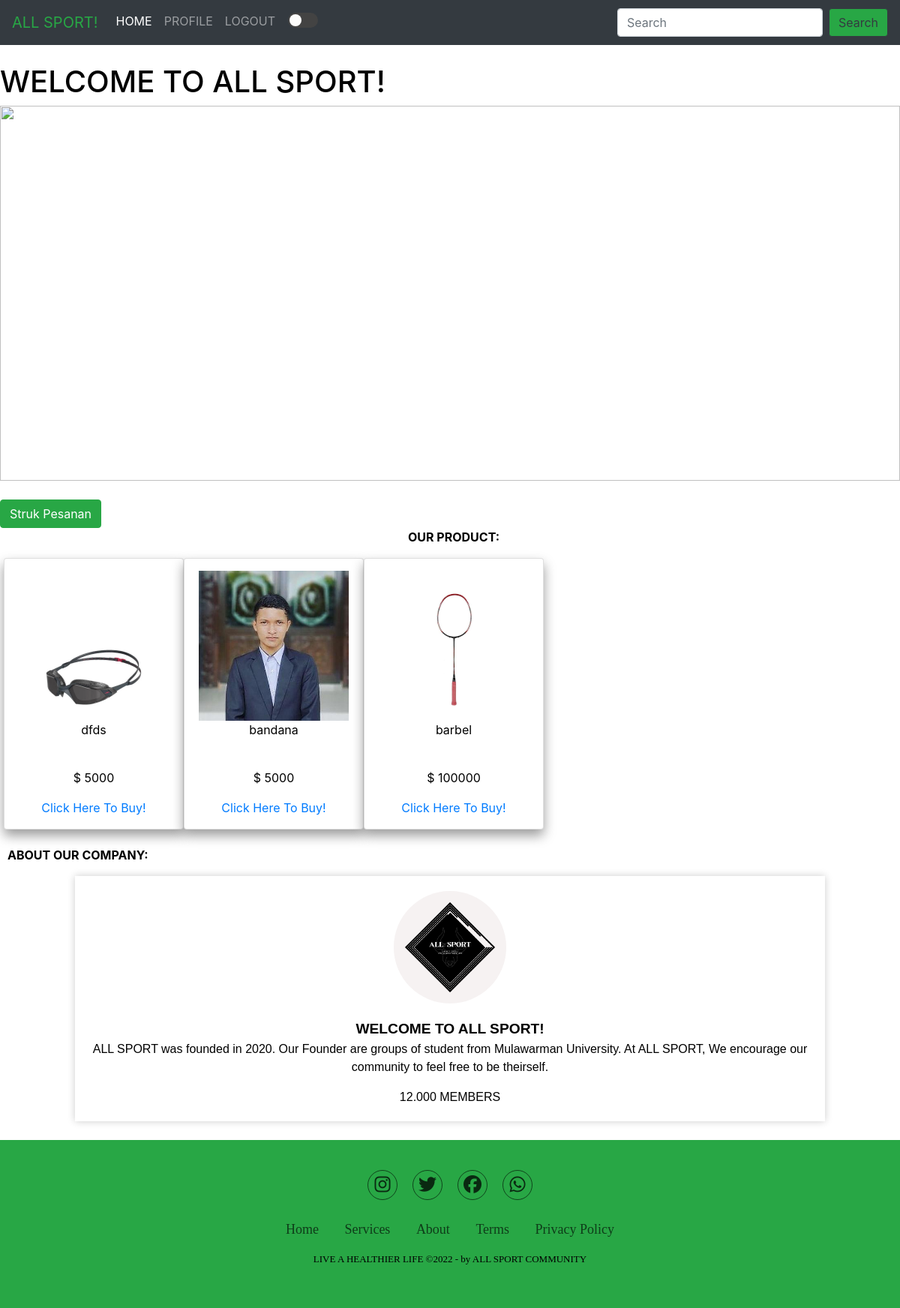
Before: /home_pembeli.php (signed in) with the older database file.
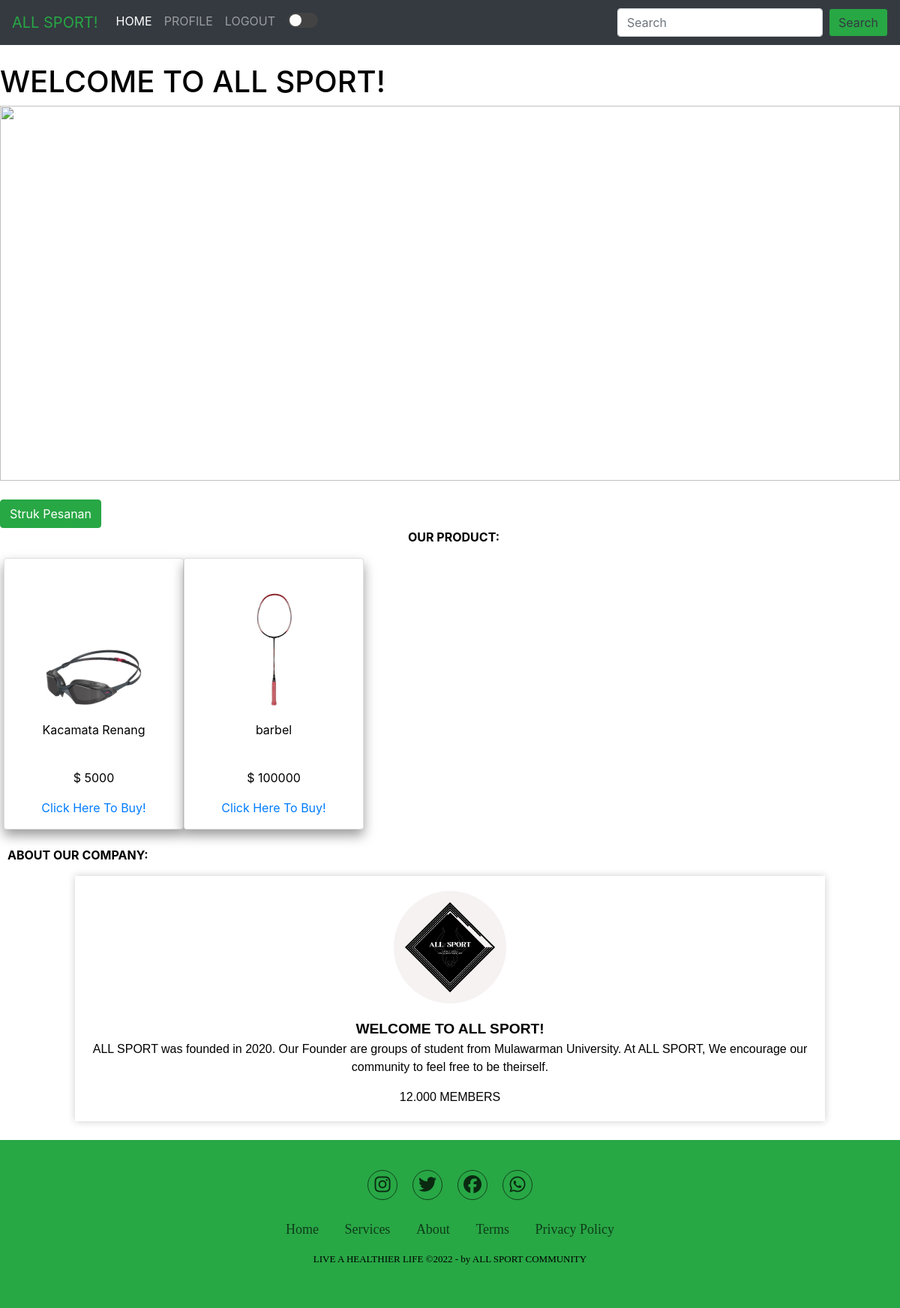
After: the same page with the newer database file.
### tables this page shows
CREATE TABLE `goods` (
  `id_barang` int(5) NOT NULL,
  `nama_barang` varchar(30) NOT NULL,
  `jenis_barang` varchar(30) NOT NULL,
  `stok_barang` int(5) NOT NULL,
  `status_barang` enum('ready','tidak') DEFAULT NULL,
  `harga_barang` int(20) NOT NULL,
  `gambar` varchar(100) NOT NULL,
  `tanggal` datetime NOT NULL
);

### home_pembeli.php (the view, shortened to what this page needs)
<?php
  include('koneksi.php');
   $tampil = mysqli_query($koneksi, "SELECT * FROM goods order by id_barang asc");
   $pesanan = mysqli_query($koneksi, "SELECT * FROM orders where orders.id_plg = '". $_SESSION['id_plg']."'  order by id_pesanan asc");
?>
<!DOCTYPE html>
<html lang="en">
<head>
  <link rel="stylesheet" href="https://cdn.jsdelivr.net/npm/bootstrap@4.0.0/dist/css/bootstrap.min.css">
  <link rel="stylesheet" href="style.css">
  <link rel="stylesheet" href="https://cdnjs.cloudflare.com/ajax/libs/font-awesome/6.2.0/css/all.min.css" />
  <link href="//netdna.bootstrapcdn.com/font-awesome/3.2.1/css/font-awesome.css" rel="stylesheet">
</head>
<body>
    <nav class="navbar navbar-expand-lg navbar-dark bg-dark">
      <a class="navbar-brand text-success" href="#">ALL SPORT!</a>
      <div class="collapse navbar-collapse" id="navbarSupportedContent">
        <ul class="navbar-nav mr-auto">
          <li class="nav-item active">
            <a class="nav-link" href="#">HOME <span class="sr-only">(current)</span></a>
          </li>
          <li class="nav-item">
            <a class="nav-link" href="profile_pembeli.php">PROFILE</a>
          </li>
          <li class="nav-item">
            <a class="nav-link" href="logout.php">LOGOUT</a>
          </li>
          <li class="nav-item">
            <input type="checkbox" onclick="ubahMode()">
          </li>
        </ul>
        <form action="" method="post" class="form-inline my-2 my-lg-0">
        <input type="text" name="keyword" class="form-control mr-sm-2"  placeholder="Search" aria-label="Search">
          <button name="cari" class="btn btn-outline-dark my-2 my-sm-0 bg-success" type="submit">Search</button>
        </form>
      </div>
    </nav>
    <div class="tipe">
      <marquee scrollamount="10" id="text" behavior="" direction=""><h1>WELCOME TO ALL SPORT!</h1></marquee>
    </div>
    <div class="logo" >
      <img id="foto" src="gambar1.png" alt="" srcset="">
    </div>
      <?php $psn = mysqli_fetch_array($pesanan)?>
          <a href="struk_pesanan.php?id_pesanan=<?php echo $psn['id_pesanan']  ?>" class="btn btn-success">Struk Pesanan</a>
    <div class="title-item" style ="text-align: center";>
      <p><b>OUR PRODUCT:</b></p>
    </div>
    <?php
        while($data = mysqli_fetch_array($tampil)):
      ?>
    <div class="card-row">
      <div class="card-coulmn">
        <div class="card">
          <img src="img/<?=$data['gambar'] ?>"alt="">
          <p><?=$data['nama_barang'] ?></p>
          <br>
          <p>$ <?=$data['harga_barang'] ?></p>
          <a href="create_pembeli.php?id_barang=<?php echo $data['id_barang'] ?>">Click Here To Buy!</a>
        </div>
      </div>
    </div>
    <?php endwhile; ?>
    <div class="title-item">
      <p style="margin-top: 400px" ><b>ABOUT OUR COMPANY:</b></p>
    </div>
    <div class="profile" style="max-width: 1000px";>
      <p>
        <img id="gambar" class="profile__image" src="LOGO 1.png" alt="profile image">
      </p>
      <div class="profile__name">WELCOME TO ALL SPORT!</div>
      <div class="profile__title">
        <p>ALL SPORT was founded in 2020. Our Founder are groups of student from Mulawarman University.
          At ALL SPORT, We encourage our community to feel free to be theirself.</p>
      </div>
      <div class="profile__detail">
          12.000 MEMBERS
      </div>
    </div>
    <section class="footer">
      <div class="social">
      <a href="https://www.instagram.com/metanocrzrt_/"><i class="fab fa-instagram"></i></a>
      <a href="https://twitter.com/jokowi"><i class="fab fa-twitter"></i></a>
      <a href="https://id-id.facebook.com/Jokowi/"><i class="fab fa-facebook"></i></a>
      <a href="https://wa.me/6282150808102"> <i class="fab fa-whatsapp"></i> </a>
      </div>
      <ul class="list">
        <li>
          <a href="#">Home</a>
        </li>
        <li>
          <a href="#">Services</a>
        </li>
        <li>
          <a href="#">About</a>
        </li>
        <li>
          <a href="#">Terms</a>
        </li>
        <li>
          <a href="#">Privacy Policy</a>
        </li>
      </ul>
      <p class="copyright">
        LIVE A HEALTHIER LIFE &copy;2022 - by ALL SPORT COMMUNITY
      </p>
    </section>
</body>
</html>

Changed rows visible on the page:
removed goods: gambar (picture), nama_barang "bandana", harga_barang "5000"
changed goods: nama_barang "dfds" → "Kacamata Renang"
